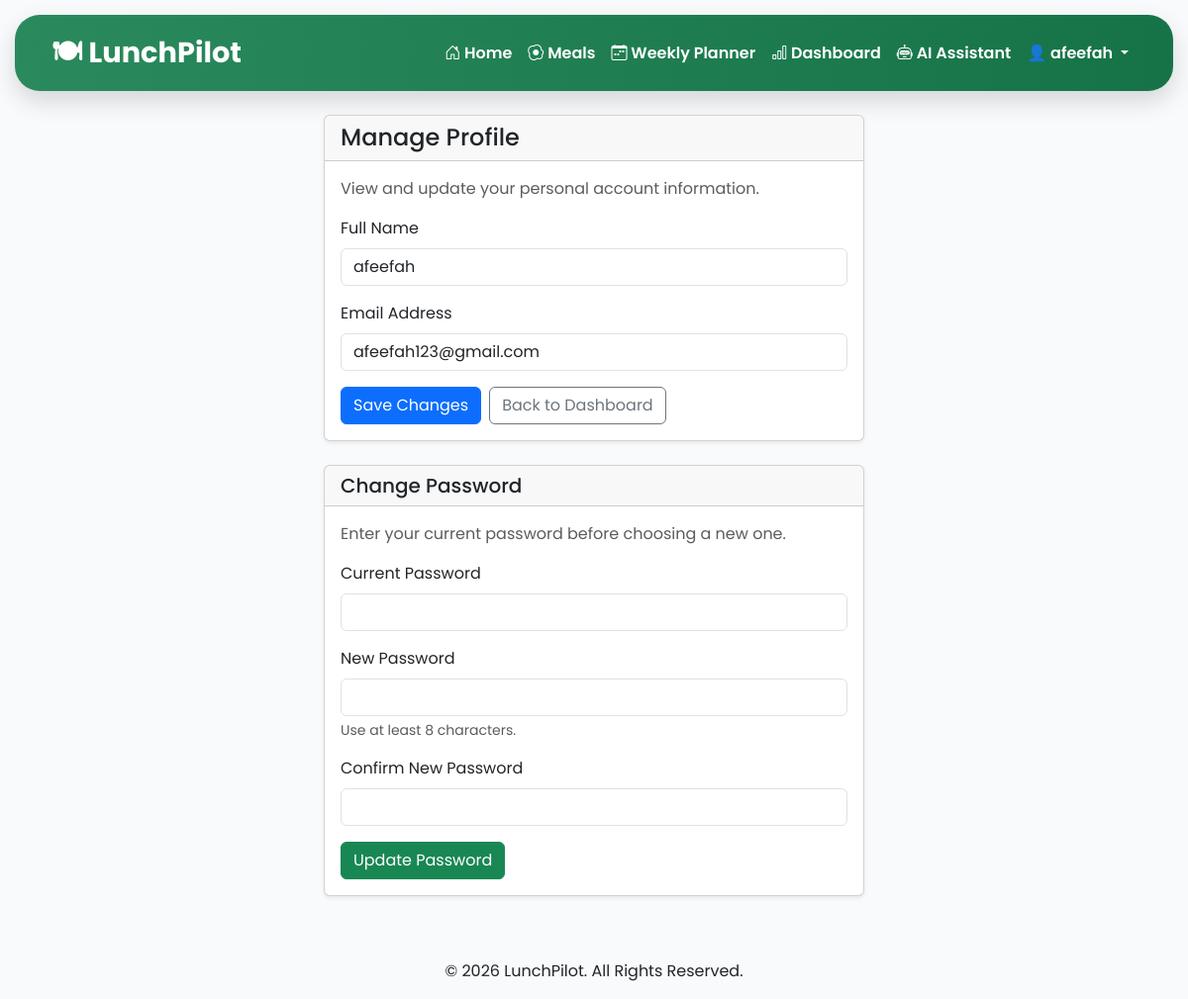
/manage-profile (signed in), run on the app's committed database.
### tables this page shows
CREATE TABLE users(

        id INTEGER PRIMARY KEY AUTOINCREMENT,
        fullname TEXT NOT NULL,
        email TEXT UNIQUE NOT NULL,
        password TEXT NOT NULL

    , is_admin INTEGER DEFAULT 0, allergy TEXT DEFAULT 'None', daily_calorie_goal INTEGER DEFAULT 2000, monthly_budget REAL DEFAULT 3000, food_preference TEXT DEFAULT 'No Preference');

### routes/user.py (the view, shortened to what this page needs)
@user.route("/manage-profile", methods=["GET", "POST"])
def manage_profile():
    if "user_id" not in session:
        return redirect(url_for("auth.login"))
    connection = get_connection()
    cursor = connection.cursor()
    cursor.execute("""
        SELECT fullname, email
        FROM users
        WHERE id = ?
    """, (session["user_id"],))
    profile = cursor.fetchone()
    connection.close()
    if profile is None:
        session.clear()
        return redirect(url_for("auth.login"))
    return render_template(
        "manage_profile.html",
        fullname=profile[0],
        email=profile[1]
    )

### database.py (called while the page is built)
def get_connection():
    return sqlite3.connect(DATABASE)

### templates/manage_profile.html (shortened to what this page needs)
 {% extends "base.html" %}
{% block content %}
<div class="container mt-4 mb-5">
    <div class="row justify-content-center">
        <div class="col-md-7 col-lg-6">
            <div class="card shadow-sm mb-4">
                <div class="card-header">
                    <h4 class="mb-0">Manage Profile</h4>
                </div>
                <div class="card-body">
                    <p class="text-muted">
                        View and update your personal account information.
                    </p>
                    <form method="POST"
                          action="{{ url_for('user.manage_profile') }}">
                        <div class="mb-3">
                            <label for="fullname" class="form-label">
                                Full Name
                            </label>
                            <input
                                type="text"
                                class="form-control"
                                id="fullname"
                                name="fullname"
                                value="{{ fullname }}"
                                required
                            >
                        </div>
                        <div class="mb-3">
                            <label for="email" class="form-label">
                                Email Address
                            </label>
                            <input
                                type="email"
                                class="form-control"
                                id="email"
                                name="email"
                                value="{{ email }}"
                                required
                            >
                        </div>
                        <div class="d-flex gap-2">
                            <button type="submit" class="btn btn-primary">
                                Save Changes
                            </button>
                            <a href="{{ url_for('user.dashboard') }}"
                               class="btn btn-outline-secondary">
                                Back to Dashboard
                            </a>
                        </div>
                    </form>
                </div>
            </div>
            <div class="card shadow-sm">
                <div class="card-header">
                    <h5 class="mb-0">Change Password</h5>
                </div>
                <div class="card-body">
                    <p class="text-muted">
                        Enter your current password before choosing a new one.
                    </p>
                    <form method="POST"
                          action="{{ url_for('user.manage_profile') }}">
                        <div class="mb-3">
                            <label for="current_password" class="form-label">
                                Current Password
                            </label>
                            <input
                                type="password"
                                class="form-control"
                                id="current_password"
                                name="current_password"
                                autocomplete="current-password"
                                required
                            >
                        </div>
                        <div class="mb-3">
                            <label for="new_password" class="form-label">
                                New Password
                            </label>
                            <input
                                type="password"
                                class="form-control"
                                id="new_password"
                                name="new_password"
                                autocomplete="new-password"
                                minlength="8"
                                required
                            >
                            <div class="form-text">
                                Use at least 8 characters.
                            </div>
                        </div>
                        <div class="mb-3">
                            <label for="confirm_new_password" class="form-label">
                                Confirm New Password
                            </label>
                            <input
                                type="password"
                                class="form-control"
                                id="confirm_new_password"
                                name="confirm_new_password"
                                autocomplete="new-password"
                                minlength="8"
                                required
                            >
                        </div>
                        <button type="submit" class="btn btn-success">
                            Update Password
                        </button>
                    </form>
                </div>
            </div>
        </div>
    </div>
</div>
{% endblock %}

### templates/base.html (shortened to what this page needs)
<!DOCTYPE html>
<html lang="en">
<head>
    <link href="https://cdn.jsdelivr.net/npm/bootstrap@5.3.7/dist/css/bootstrap.min.css"
          rel="stylesheet">
    <link rel="stylesheet"
          href="{{ url_for('static', filename='css/style.css') }}">
    <link rel="stylesheet"
        href="https://cdn.jsdelivr.net/npm/bootstrap-icons@1.11.3/font/bootstrap-icons.min.css">
</head>
<body>
    <nav class="navbar navbar-expand-lg lunchpilot-navbar">
        <div class="container">
            <a class="navbar-brand fw-bold"
               href="/">
                🍽 LunchPilot
            </a>
            <div class="collapse navbar-collapse"
                 id="navbarNav">
                <ul class="navbar-nav ms-auto">
                    {% if session.get("is_admin") == 1 %}
                    <li class="nav-item">
                        <a class="nav-link"
                           href="/meals">
                            Meals
                         </a>
                      </li>
                    <li class="nav-item">
                        <a class="nav-link"
                           href="{{ url_for('admin.admin_plan') }}">
                            👨‍💼 Admin Plan
                        </a>
                    </li>
                    <li class="nav-item dropdown">
                        <a class="nav-link dropdown-toggle"
                           href="#"
                           id="adminDropdown"
                           role="button"
                           data-bs-toggle="dropdown"
                           aria-expanded="false">
                            👤 {{ session.get("fullname") }}
                        </a>
                        <ul class="dropdown-menu dropdown-menu-end">
                            <li>
                                <a class="dropdown-item"
                                href="{{ url_for('user.manage_profile') }}">
                                    👤 Manage Profile
                                </a>
                            </li>
                            <li>
                                <hr class="dropdown-divider">
                            </li>
                            <li>
                                <a class="dropdown-item text-danger"
                                href="/logout">
                                    🚪 Logout
                                </a>
                            </li>
                        </ul>
                    </li>
                    {% else %}
                    <li class="nav-item">
                        <a class="nav-link"
                            href="/">
                            <i class="bi bi-house-door"></i>
                                Home
                            </a>
                    </li>
                    <li class="nav-item">
                        <a class="nav-link"
                            href="/meals">
                            <i class="bi bi-egg-fried"></i>
                                Meals
                            </a>
                    </li>
                    <li class="nav-item">
                        <a class="nav-link"
                            href="/weekly-planner">
                            <i class="bi bi-calendar-week"></i>
                                Weekly Planner
                            </a>
                    </li>
                                <li class="nav-item">
                                    <a class="nav-link"
                                        href="/dashboard">
                                        <i class="bi bi-bar-chart"></i>
                                            Dashboard
                                        </a>
                                </li>
                                <li class="nav-item">
                                    <a class="nav-link"
                                        href="/ai-assistant">
                                        <i class="bi bi-robot"></i>
                                            AI Assistant
                                        </a>
                                </li>
                    {% if session.get("user_id") %}
                    <li class="nav-item dropdown">
                        <a class="nav-link dropdown-toggle"
                           href="#"
                           id="userDropdown"
                           role="button"
                           data-bs-toggle="dropdown"
                           aria-expanded="false">
                            👤 {{ session.get("fullname") }}
                        </a>
                    </li>
                    {% endif %}
                    {% endif %}
                </ul>
            </div>
        </div>
    </nav>
    <main>
        {% block content %}
        {% endblock %}
    </main>
    <footer class="text-center py-3">
        <p class="mb-0">
            © 2026 LunchPilot. All Rights Reserved.
        </p>
    </footer>
</body>
</html>

### static/css/style.css (style rules this page uses)
body { font-family: 'Poppins', sans-serif; background-color: #f8fafc; color: #212529; margin: 0; padding: 0; }
.navbar { background: linear-gradient( 90deg, #2b8a5d, #157347 ) !important; border-radius: 25px; margin: 15px; padding: 12px 25px; box-shadow: 0 10px 25px rgba(0,0,0,0.15); }
.navbar .nav-link { color: white !important; font-weight: 600; padding: 12px 20px; border-radius: 18px; transition: all 0.3s ease; }
.navbar-brand { color: white !important; font-size: 1.8rem; font-weight: 700; }
.navbar .dropdown-toggle { color: white !important; font-weight: 600; }

### data on the page
users: get "afeefah", fullname "afeefah", email "afeefah123@gmail.com"
